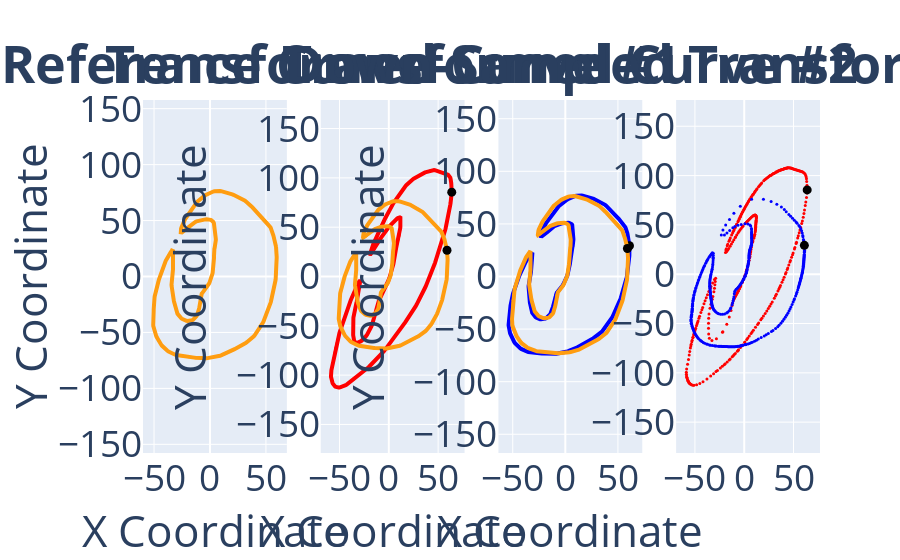
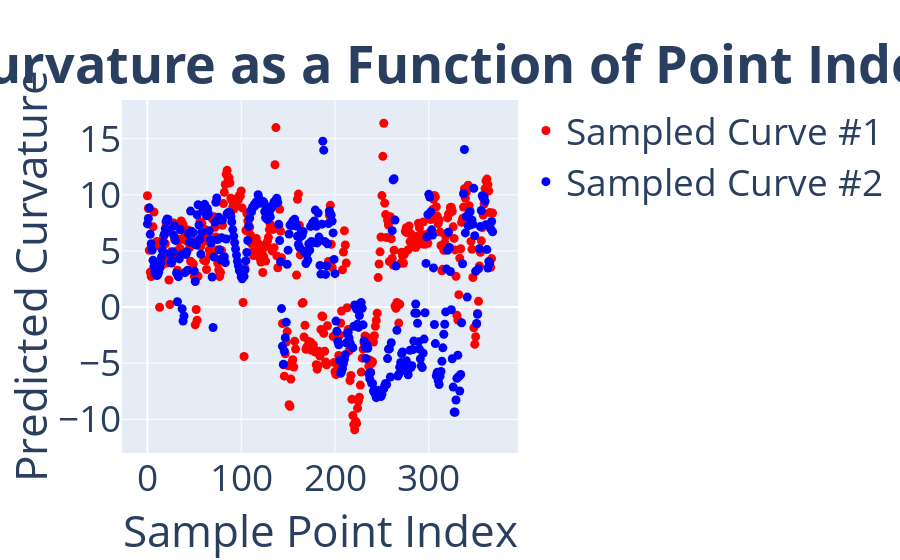
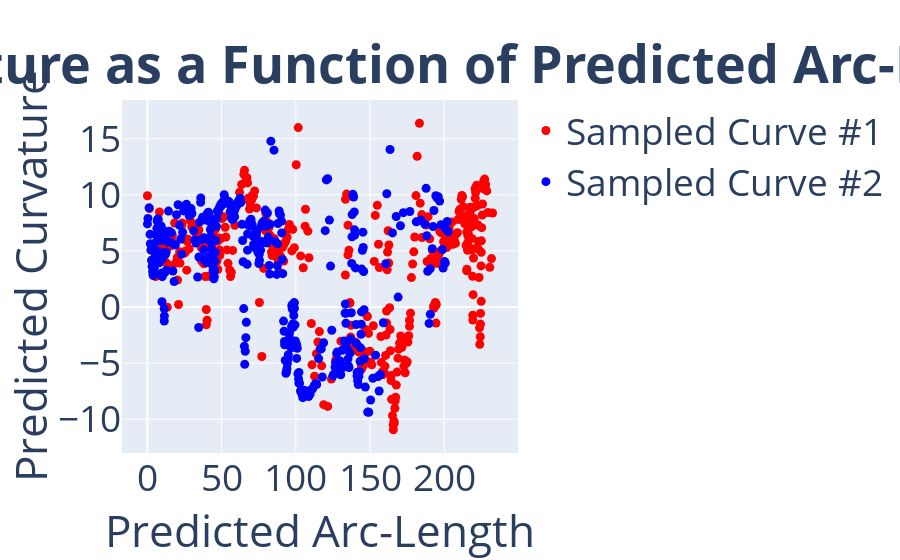
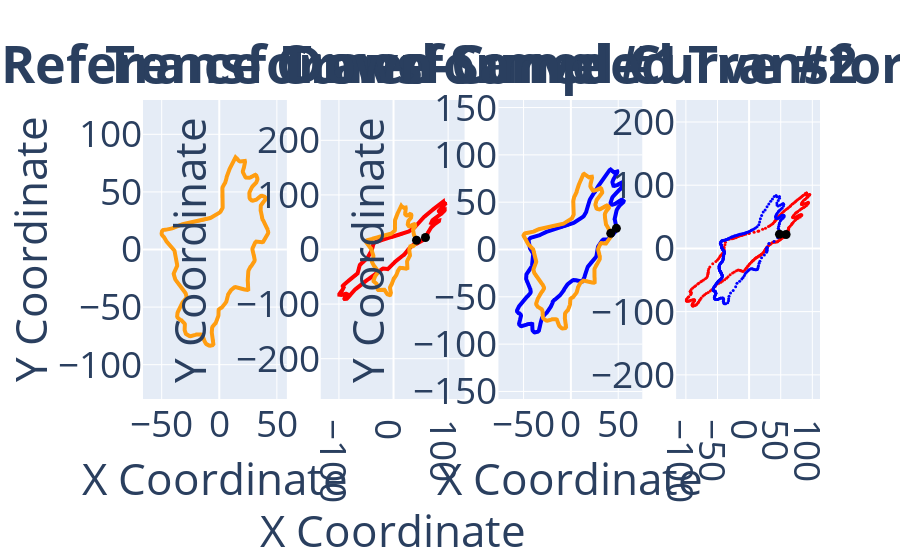

The code cell stored with these charts, in order, in its notebook:
### Markdown cell above
# EVALUATE SIGNATURES

### Code cell
plot_utils.plot_curve_comparisons(
    curve_records=curve_records, 
    curve_colors=curve_colors,
    sampling_ratio=sampling_ratio,
    transformation_group_type=transform_type,
    plot_to_screen=True)

### Figure 1 — Plotly figure (JSON) as saved in the notebook; plotly's stock layout.template omitted (floating-point values rounded to 4 significant figures; data arrays with more than 128 entries replaced by an {"elided": "..."} marker saying what was removed)
{"data": [{"line": {"color": "#FF9D11", "width": 4}, "marker": {"size": 2}, "mode": "lines+markers", "name": "Reference Curve", "type": "scatter", "x": {"elided": "737 float values"}, "xaxis": "x", "y": {"elided": "737 float values"}, "yaxis": "y"}, {"line": {"color": "#FF0000", "width": 4}, "marker": {"size": 2}, "mode": "lines+markers", "name": "Transformed Curve #1", "type": "scatter", "x": {"elided": "737 float values"}, "xaxis": "x2", "y": {"elided": "737 float values"}, "yaxis": "y2"}, {"hoverinfo": "skip", "marker": {"cmax": 737, "cmin": 0, "color": "black", "colorscale": [[0, "#ff0000"], [0.1111, "#ffa700"], [0.2222, "#afff00"], [0.3333, "#08ff00"], [0.4444, "#00ff9f"], [0.5556, "#00b7ff"], [0.6667, "#0010ff"], [0.7778, "#9700ff"], [0.8889, "#ff00bf"], [1, "#ff0000"]], "size": 9}, "mode": "markers", "name": "", "type": "scatter", "x": [63.83], "xaxis": "x2", "y": [85.5], "yaxis": "y2"}, {"line": {"color": "#FF9D11", "width": 4}, "marker": {"size": 2}, "mode": "lines+markers", "name": "", "type": "scatter", "x": {"elided": "737 float values"}, "xaxis": "x2", "y": {"elided": "737 float values"}, "yaxis": "y2"}, {"hoverinfo": "skip", "marker": {"cmax": 737, "cmin": 0, "color": "black", "colorscale": [[0, "#ff0000"], [0.1111, "#ffa700"], [0.2222, "#afff00"], [0.3333, "#08ff00"], [0.4444, "#00ff9f"], [0.5556, "#00b7ff"], [0.6667, "#0010ff"], [0.7778, "#9700ff"], [0.8889, "#ff00bf"], [1, "#ff0000"]], "size": 9}, "mode": "markers", "name": "", "type": "scatter", "x": [59.03], "xaxis": "x2", "y": [26.63], "yaxis": "y2"}, {"hoverinfo": "skip", "marker": {"cmax": 737, "cmin": 0, "color": "#FF0000", "colorscale": [[0, "#ff0000"], [0.1111, "#ffa700"], [0.2222, "#afff00"], [0.3333, "#08ff00"], [0.4444, "#00ff9f"], [0.5556, "#00b7ff"], [0.6667, "#0010ff"], [0.7778, "#9700ff"], [0.8889, "#ff00bf"], [1, "#ff0000"]], "size": 3}, "mode": "markers", "name": "", "type": "scatter", "x": {"elided": "368 float values"}, "xaxis": "x4", "y": {"elided": "368 float values"}, "yaxis": "y4"}, {"hoverinfo": "skip", "marker": {"cmax": 737, "cmin": 0, "color": "black", "colorscale": [[0, "#ff0000"], [0.1111, "#ffa700"], [0.2222, "#afff00"], [0.3333, "#08ff00"], [0.4444, "#00ff9f"], [0.5556, "#00b7ff"], [0.6667, "#0010ff"], [0.7778, "#9700ff"], [0.8889, "#ff00bf"], [1, "#ff0000"]], "size": 9}, "mode": "markers", "name": "", "type": "scatter", "x": [63.83], "xaxis": "x4", "y": [85.5], "yaxis": "y4"}, {"line": {"color": "#0000FF", "width": 4}, "marker": {"size": 2}, "mode": "lines+markers", "name": "Transformed Curve #2", "type": "scatter", "x": {"elided": "737 float values"}, "xaxis": "x3", "y": {"elided": "737 float values"}, "yaxis": "y3"}, {"hoverinfo": "skip", "marker": {"cmax": 737, "cmin": 0, "color": "black", "colorscale": [[0, "#ff0000"], [0.1111, "#ffa700"], [0.2222, "#afff00"], [0.3333, "#08ff00"], [0.4444, "#00ff9f"], [0.5556, "#00b7ff"], [0.6667, "#0010ff"], [0.7778, "#9700ff"], [0.8889, "#ff00bf"], [1, "#ff0000"]], "size": 9}, "mode": "markers", "name": "", "type": "scatter", "x": [60.98], "xaxis": "x3", "y": [29.23], "yaxis": "y3"}, {"line": {"color": "#FF9D11", "width": 4}, "marker": {"size": 2}, "mode": "lines+markers", "name": "", "type": "scatter", "x": {"elided": "737 float values"}, "xaxis": "x3", "y": {"elided": "737 float values"}, "yaxis": "y3"}, {"hoverinfo": "skip", "marker": {"cmax": 737, "cmin": 0, "color": "black", "colorscale": [[0, "#ff0000"], [0.1111, "#ffa700"], [0.2222, "#afff00"], [0.3333, "#08ff00"], [0.4444, "#00ff9f"], [0.5556, "#00b7ff"], [0.6667, "#0010ff"], [0.7778, "#9700ff"], [0.8889, "#ff00bf"], [1, "#ff0000"]], "size": 9}, "mode": "markers", "name": "", "type": "scatter", "x": [59.03], "xaxis": "x3", "y": [26.63], "yaxis": "y3"}, {"hoverinfo": "skip", "marker": {"cmax": 737, "cmin": 0, "color": "#0000FF", "colorscale": [[0, "#ff0000"], [0.1111, "#ffa700"], [0.2222, "#afff00"], [0.3333, "#08ff00"], [0.4444, "#00ff9f"], [0.5556, "#00b7ff"], [0.6667, "#0010ff"], [0.7778, "#9700ff"], [0.8889, "#ff00bf"], [1, "#ff0000"]], "size": 3}, "mode": "markers", "name": "", "type": "scatter", "x": {"elided": "368 float values"}, "xaxis": "x4", "y": {"elided": "368 float values"}, "yaxis": "y4"}, {"hoverinfo": "skip", "marker": {"cmax": 737, "cmin": 0, "color": "black", "colorscale": [[0, "#ff0000"], [0.1111, "#ffa700"], [0.2222, "#afff00"], [0.3333, "#08ff00"], [0.4444, "#00ff9f"], [0.5556, "#00b7ff"], [0.6667, "#0010ff"], [0.7778, "#9700ff"], [0.8889, "#ff00bf"], [1, "#ff0000"]], "size": 9}, "mode": "markers", "name": "", "type": "scatter", "x": [60.98], "xaxis": "x4", "y": [29.23], "yaxis": "y4"}], "layout": {"annotations": [{"font": {"size": 52}, "showarrow": false, "text": "<b>Reference Curve</b>", "x": 0.1062, "xanchor": "center", "xref": "paper", "y": 1, "yanchor": "bottom", "yref": "paper"}, {"font": {"size": 52}, "showarrow": false, "text": "<b>Transformed Curve #1</b>", "x": 0.3688, "xanchor": "center", "xref": "paper", "y": 1, "yanchor": "bottom", "yref": "paper"}, {"font": {"size": 52}, "showarrow": false, "text": "<b>Transformed Curve #2</b>", "x": 0.6313, "xanchor": "center", "xref": "paper", "y": 1, "yanchor": "bottom", "yref": "paper"}, {"font": {"size": 52}, "showarrow": false, "text": "<b>Down-Sampled Transformed Curves</b>", "x": 0.8938, "xanchor": "center", "xref": "paper", "y": 1, "yanchor": "bottom", "yref": "paper"}], "font": {"size": 37}, "showlegend": false, "xaxis": {"anchor": "y", "domain": [0, 0.2125], "title": {"text": "X Coordinate"}}, "xaxis2": {"anchor": "y2", "domain": [0.2625, 0.475], "title": {"text": "X Coordinate"}}, "xaxis3": {"anchor": "y3", "domain": [0.525, 0.7375], "title": {"text": "X Coordinate"}}, "xaxis4": {"anchor": "y4", "domain": [0.7875, 1]}, "yaxis": {"anchor": "x", "domain": [0, 1], "range": [-146.4, 146.4], "scaleanchor": "x", "scaleratio": 1, "title": {"text": "Y Coordinate"}}, "yaxis2": {"anchor": "x2", "domain": [0, 1], "range": [-146.4, 146.4], "scaleanchor": "x2", "scaleratio": 1, "title": {"text": "Y Coordinate"}}, "yaxis3": {"anchor": "x3", "domain": [0, 1], "range": [-146.4, 146.4], "scaleanchor": "x3", "scaleratio": 1, "title": {"text": "Y Coordinate"}}, "yaxis4": {"anchor": "x4", "domain": [0, 1], "scaleanchor": "x4", "scaleratio": 1}}}

### Figure 2 — Plotly figure (JSON) as saved in the notebook; plotly's stock layout.template omitted (floating-point values rounded to 4 significant figures; data arrays with more than 128 entries replaced by an {"elided": "..."} marker saying what was removed)
{"data": [{"line": {"color": "#FF0000", "width": 4}, "marker": {"size": 9}, "mode": "markers", "name": "Sampled Curve #1", "type": "scatter", "x": {"elided": "369 int values"}, "xaxis": "x", "y": {"elided": "369 float values"}, "yaxis": "y"}, {"line": {"color": "#0000FF", "width": 4}, "marker": {"size": 9}, "mode": "markers", "name": "Sampled Curve #2", "type": "scatter", "x": {"elided": "369 int values"}, "xaxis": "x", "y": {"elided": "369 float values"}, "yaxis": "y"}], "layout": {"annotations": [{"font": {"size": 52}, "showarrow": false, "text": "<b>Predicted Curvature as a Function of Point Index</b>", "x": 0.5, "xanchor": "center", "xref": "paper", "y": 1, "yanchor": "bottom", "yref": "paper"}], "font": {"size": 37}, "xaxis": {"anchor": "y", "domain": [0, 1], "title": {"text": "Sample Point Index"}}, "yaxis": {"anchor": "x", "domain": [0, 1], "title": {"text": "Predicted Curvature"}}}}

### Figure 3 — Plotly figure (JSON) as saved in the notebook; plotly's stock layout.template omitted (floating-point values rounded to 4 significant figures; data arrays with more than 128 entries replaced by an {"elided": "..."} marker saying what was removed)
{"data": [{"line": {"color": "#FF0000", "width": 4}, "marker": {"size": 9}, "mode": "markers", "name": "Sampled Curve #1", "type": "scatter", "x": {"elided": "369 float values"}, "xaxis": "x", "y": {"elided": "369 float values"}, "yaxis": "y"}, {"line": {"color": "#0000FF", "width": 4}, "marker": {"size": 9}, "mode": "markers", "name": "Sampled Curve #2", "type": "scatter", "x": {"elided": "369 float values"}, "xaxis": "x", "y": {"elided": "369 float values"}, "yaxis": "y"}], "layout": {"annotations": [{"font": {"size": 52}, "showarrow": false, "text": "<b>Predicted Curvature as a Function of Predicted Arc-Length</b>", "x": 0.5, "xanchor": "center", "xref": "paper", "y": 1, "yanchor": "bottom", "yref": "paper"}], "font": {"size": 37}, "xaxis": {"anchor": "y", "domain": [0, 1], "title": {"text": "Predicted Arc-Length"}}, "yaxis": {"anchor": "x", "domain": [0, 1], "title": {"text": "Predicted Curvature"}}}}

### Figure 4 — Plotly figure (JSON) as saved in the notebook; plotly's stock layout.template omitted (floating-point values rounded to 4 significant figures; data arrays with more than 128 entries replaced by an {"elided": "..."} marker saying what was removed)
{"data": [{"line": {"color": "#FF9D11", "width": 4}, "marker": {"size": 2}, "mode": "lines+markers", "name": "Reference Curve", "type": "scatter", "x": {"elided": "603 float values"}, "xaxis": "x", "y": {"elided": "603 float values"}, "yaxis": "y"}, {"line": {"color": "#FF0000", "width": 4}, "marker": {"size": 2}, "mode": "lines+markers", "name": "Transformed Curve #1", "type": "scatter", "x": {"elided": "603 float values"}, "xaxis": "x2", "y": {"elided": "603 float values"}, "yaxis": "y2"}, {"hoverinfo": "skip", "marker": {"cmax": 603, "cmin": 0, "color": "black", "colorscale": [[0, "#ff0000"], [0.1111, "#ffa700"], [0.2222, "#afff00"], [0.3333, "#08ff00"], [0.4444, "#00ff9f"], [0.5556, "#00b7ff"], [0.6667, "#0010ff"], [0.7778, "#9700ff"], [0.8889, "#ff00bf"], [1, "#ff0000"]], "size": 9}, "mode": "markers", "name": "", "type": "scatter", "x": [58.49], "xaxis": "x2", "y": [22.05], "yaxis": "y2"}, {"line": {"color": "#FF9D11", "width": 4}, "marker": {"size": 2}, "mode": "lines+markers", "name": "", "type": "scatter", "x": {"elided": "603 float values"}, "xaxis": "x2", "y": {"elided": "603 float values"}, "yaxis": "y2"}, {"hoverinfo": "skip", "marker": {"cmax": 603, "cmin": 0, "color": "black", "colorscale": [[0, "#ff0000"], [0.1111, "#ffa700"], [0.2222, "#afff00"], [0.3333, "#08ff00"], [0.4444, "#00ff9f"], [0.5556, "#00b7ff"], [0.6667, "#0010ff"], [0.7778, "#9700ff"], [0.8889, "#ff00bf"], [1, "#ff0000"]], "size": 9}, "mode": "markers", "name": "", "type": "scatter", "x": [42.12], "xaxis": "x2", "y": [17.04], "yaxis": "y2"}, {"hoverinfo": "skip", "marker": {"cmax": 603, "cmin": 0, "color": "#FF0000", "colorscale": [[0, "#ff0000"], [0.1111, "#ffa700"], [0.2222, "#afff00"], [0.3333, "#08ff00"], [0.4444, "#00ff9f"], [0.5556, "#00b7ff"], [0.6667, "#0010ff"], [0.7778, "#9700ff"], [0.8889, "#ff00bf"], [1, "#ff0000"]], "size": 3}, "mode": "markers", "name": "", "type": "scatter", "x": {"elided": "301 float values"}, "xaxis": "x4", "y": {"elided": "301 float values"}, "yaxis": "y4"}, {"hoverinfo": "skip", "marker": {"cmax": 603, "cmin": 0, "color": "black", "colorscale": [[0, "#ff0000"], [0.1111, "#ffa700"], [0.2222, "#afff00"], [0.3333, "#08ff00"], [0.4444, "#00ff9f"], [0.5556, "#00b7ff"], [0.6667, "#0010ff"], [0.7778, "#9700ff"], [0.8889, "#ff00bf"], [1, "#ff0000"]], "size": 9}, "mode": "markers", "name": "", "type": "scatter", "x": [58.49], "xaxis": "x4", "y": [22.05], "yaxis": "y4"}, {"line": {"color": "#0000FF", "width": 4}, "marker": {"size": 2}, "mode": "lines+markers", "name": "Transformed Curve #2", "type": "scatter", "x": {"elided": "603 float values"}, "xaxis": "x3", "y": {"elided": "603 float values"}, "yaxis": "y3"}, {"hoverinfo": "skip", "marker": {"cmax": 603, "cmin": 0, "color": "black", "colorscale": [[0, "#ff0000"], [0.1111, "#ffa700"], [0.2222, "#afff00"], [0.3333, "#08ff00"], [0.4444, "#00ff9f"], [0.5556, "#00b7ff"], [0.6667, "#0010ff"], [0.7778, "#9700ff"], [0.8889, "#ff00bf"], [1, "#ff0000"]], "size": 9}, "mode": "markers", "name": "", "type": "scatter", "x": [48.07], "xaxis": "x3", "y": [22.37], "yaxis": "y3"}, {"line": {"color": "#FF9D11", "width": 4}, "marker": {"size": 2}, "mode": "lines+markers", "name": "", "type": "scatter", "x": {"elided": "603 float values"}, "xaxis": "x3", "y": {"elided": "603 float values"}, "yaxis": "y3"}, {"hoverinfo": "skip", "marker": {"cmax": 603, "cmin": 0, "color": "black", "colorscale": [[0, "#ff0000"], [0.1111, "#ffa700"], [0.2222, "#afff00"], [0.3333, "#08ff00"], [0.4444, "#00ff9f"], [0.5556, "#00b7ff"], [0.6667, "#0010ff"], [0.7778, "#9700ff"], [0.8889, "#ff00bf"], [1, "#ff0000"]], "size": 9}, "mode": "markers", "name": "", "type": "scatter", "x": [42.12], "xaxis": "x3", "y": [17.04], "yaxis": "y3"}, {"hoverinfo": "skip", "marker": {"cmax": 603, "cmin": 0, "color": "#0000FF", "colorscale": [[0, "#ff0000"], [0.1111, "#ffa700"], [0.2222, "#afff00"], [0.3333, "#08ff00"], [0.4444, "#00ff9f"], [0.5556, "#00b7ff"], [0.6667, "#0010ff"], [0.7778, "#9700ff"], [0.8889, "#ff00bf"], [1, "#ff0000"]], "size": 3}, "mode": "markers", "name": "", "type": "scatter", "x": {"elided": "301 float values"}, "xaxis": "x4", "y": {"elided": "301 float values"}, "yaxis": "y4"}, {"hoverinfo": "skip", "marker": {"cmax": 603, "cmin": 0, "color": "black", "colorscale": [[0, "#ff0000"], [0.1111, "#ffa700"], [0.2222, "#afff00"], [0.3333, "#08ff00"], [0.4444, "#00ff9f"], [0.5556, "#00b7ff"], [0.6667, "#0010ff"], [0.7778, "#9700ff"], [0.8889, "#ff00bf"], [1, "#ff0000"]], "size": 9}, "mode": "markers", "name": "", "type": "scatter", "x": [48.07], "xaxis": "x4", "y": [22.37], "yaxis": "y4"}], "layout": {"annotations": [{"font": {"size": 52}, "showarrow": false, "text": "<b>Reference Curve</b>", "x": 0.1062, "xanchor": "center", "xref": "paper", "y": 1, "yanchor": "bottom", "yref": "paper"}, {"font": {"size": 52}, "showarrow": false, "text": "<b>Transformed Curve #1</b>", "x": 0.3688, "xanchor": "center", "xref": "paper", "y": 1, "yanchor": "bottom", "yref": "paper"}, {"font": {"size": 52}, "showarrow": false, "text": "<b>Transformed Curve #2</b>", "x": 0.6313, "xanchor": "center", "xref": "paper", "y": 1, "yanchor": "bottom", "yref": "paper"}, {"font": {"size": 52}, "showarrow": false, "text": "<b>Down-Sampled Transformed Curves</b>", "x": 0.8938, "xanchor": "center", "xref": "paper", "y": 1, "yanchor": "bottom", "yref": "paper"}], "font": {"size": 37}, "showlegend": false, "xaxis": {"anchor": "y", "domain": [0, 0.2125], "title": {"text": "X Coordinate"}}, "xaxis2": {"anchor": "y2", "domain": [0.2625, 0.475], "title": {"text": "X Coordinate"}}, "xaxis3": {"anchor": "y3", "domain": [0.525, 0.7375], "title": {"text": "X Coordinate"}}, "xaxis4": {"anchor": "y4", "domain": [0.7875, 1]}, "yaxis": {"anchor": "x", "domain": [0, 1], "range": [-118.5, 118.5], "scaleanchor": "x", "scaleratio": 1, "title": {"text": "Y Coordinate"}}, "yaxis2": {"anchor": "x2", "domain": [0, 1], "range": [-118.5, 118.5], "scaleanchor": "x2", "scaleratio": 1, "title": {"text": "Y Coordinate"}}, "yaxis3": {"anchor": "x3", "domain": [0, 1], "range": [-118.5, 118.5], "scaleanchor": "x3", "scaleratio": 1, "title": {"text": "Y Coordinate"}}, "yaxis4": {"anchor": "x4", "domain": [0, 1], "scaleanchor": "x4", "scaleratio": 1}}}
